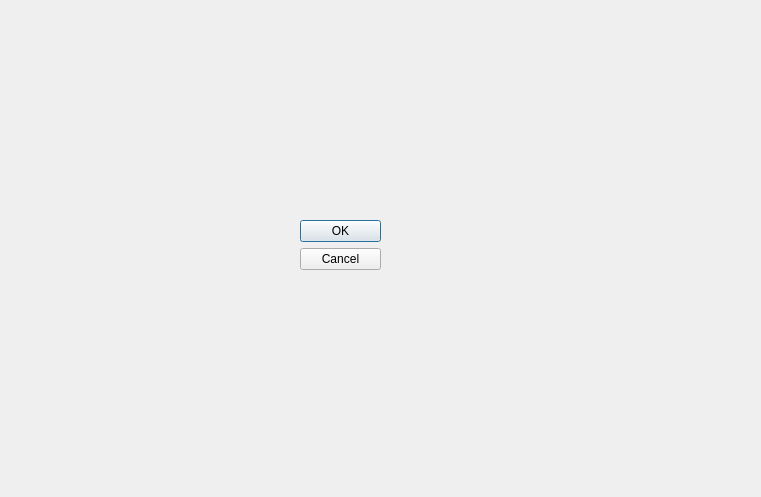
<?xml version="1.0" encoding="UTF-8"?>
<ui version="4.0">
 <class>Dialog</class>
 <widget class="QDialog" name="Dialog">
  <property name="geometry">
   <rect>
    <x>0</x>
    <y>0</y>
    <width>761</width>
    <height>497</height>
   </rect>
  </property>
  <property name="windowTitle">
   <string>Dialog</string>
  </property>
  <widget class="QDialogButtonBox" name="buttonBox">
   <property name="geometry">
    <rect>
     <x>300</x>
     <y>220</y>
     <width>81</width>
     <height>71</height>
    </rect>
   </property>
   <property name="orientation">
    <enum>Qt::Vertical</enum>
   </property>
   <property name="standardButtons">
    <set>QDialogButtonBox::Cancel|QDialogButtonBox::Ok</set>
   </property>
  </widget>
 </widget>
 <resources/>
 <connections>
  <connection>
   <sender>buttonBox</sender>
   <signal>accepted()</signal>
   <receiver>Dialog</receiver>
   <slot>accept()</slot>
   <hints>
    <hint type="sourcelabel">
     <x>248</x>
     <y>254</y>
    </hint>
    <hint type="destinationlabel">
     <x>157</x>
     <y>274</y>
    </hint>
   </hints>
  </connection>
  <connection>
   <sender>buttonBox</sender>
   <signal>rejected()</signal>
   <receiver>Dialog</receiver>
   <slot>reject()</slot>
   <hints>
    <hint type="sourcelabel">
     <x>316</x>
     <y>260</y>
    </hint>
    <hint type="destinationlabel">
     <x>286</x>
     <y>274</y>
    </hint>
   </hints>
  </connection>
 </connections>
</ui>
